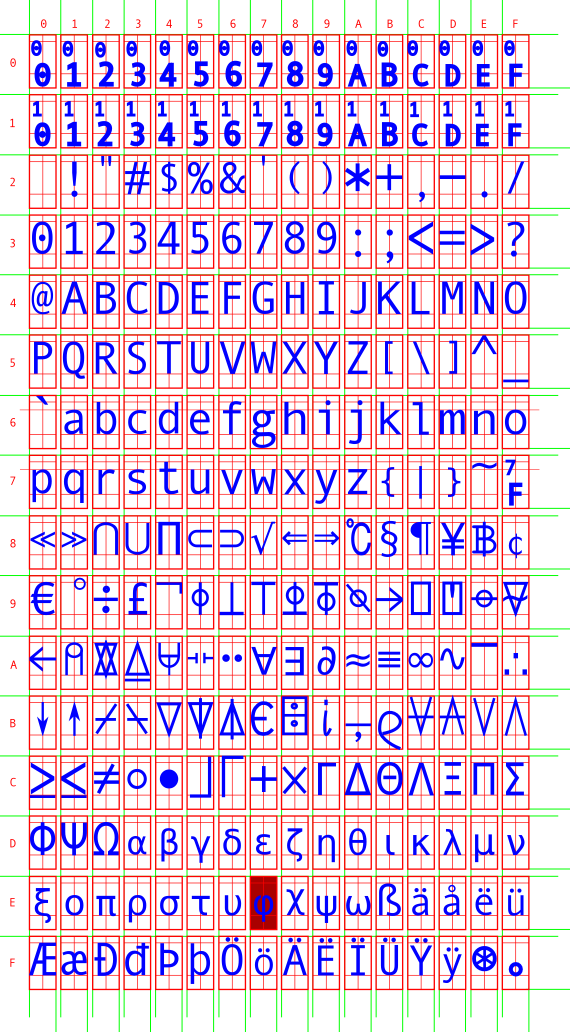
#> input picture mainfont.png, 1140 x 2064 px (shown at 1/2 size)
$ python getmetrics.py   (Python 2 division)
#> lines starting #> are read from the running program, lines starting #| are printed output that depends on the picture
"""Find the character cell metrics from the font image (created in Inkscape).
   Create a monochrome character texture image carefully resized from the
   blue channel of the font image. Find texture image coordinates for each
   character. Dump (by default) each cell image to its own file for use in
   building a virtual keyboard image. Two vital files are created:
   <outstem>.jsn : Character metrics & texture coordinates dictionary in JSON format.
   <outstem>.png " Font texture map in PNG monochrome format."""

import Image
import json
import optparse
import sys
import os

# Get options.
usage = "./getmetrics.py -f fontimage.png -c wxh -o fonttexturestem"
parser = optparse.OptionParser(usage=usage)
parser.add_option("-f", "--file", dest="fontimagename", default="mainfont.png")
parser.add_option("-c", "--charsize", dest="charsizestring", default="8x16")
parser.add_option("-o", "--output", dest="outstem", default="mainfonttexture")
parser.add_option("-d", "--dumpcells", dest="dumpcells", default=True)
(options,args) = parser.parse_args()

# Open the image and split in to components.
try:
    inimg = Image.open(options.fontimagename)
#> inimg is the input picture: PIL image 1140x2064 RGBA; mean R, G, B, A 222, 184.8, 208.2, 57.9
except:
    print 'Cannot open font image file: {0}'.format(options.fontimagename)
    sys.exit(1)
(red,green,blue,alpha) = inimg.split()
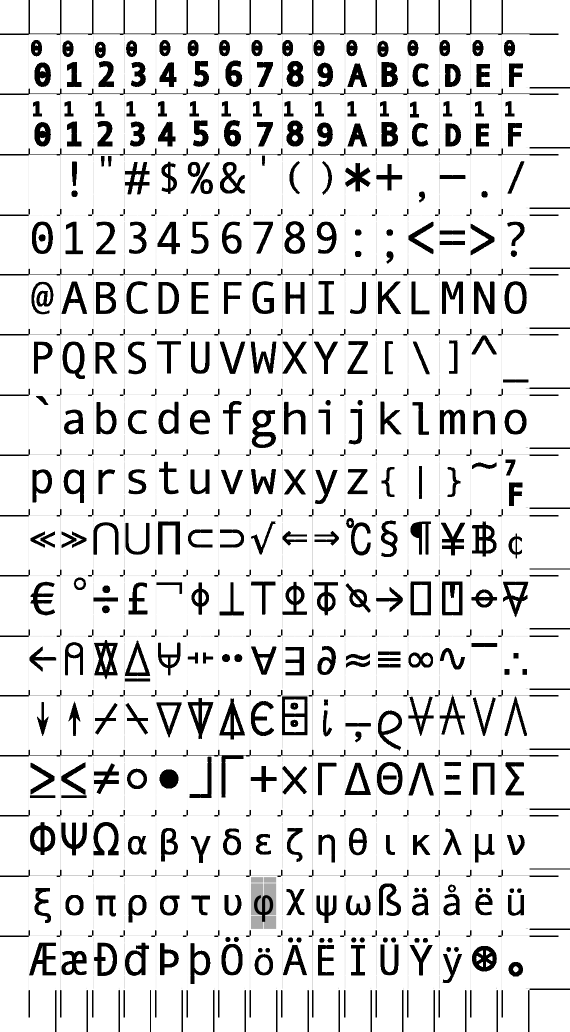
#> red: PIL image 1140x2064 L (shown at 1/2 size); min 0, max 255, mean 222
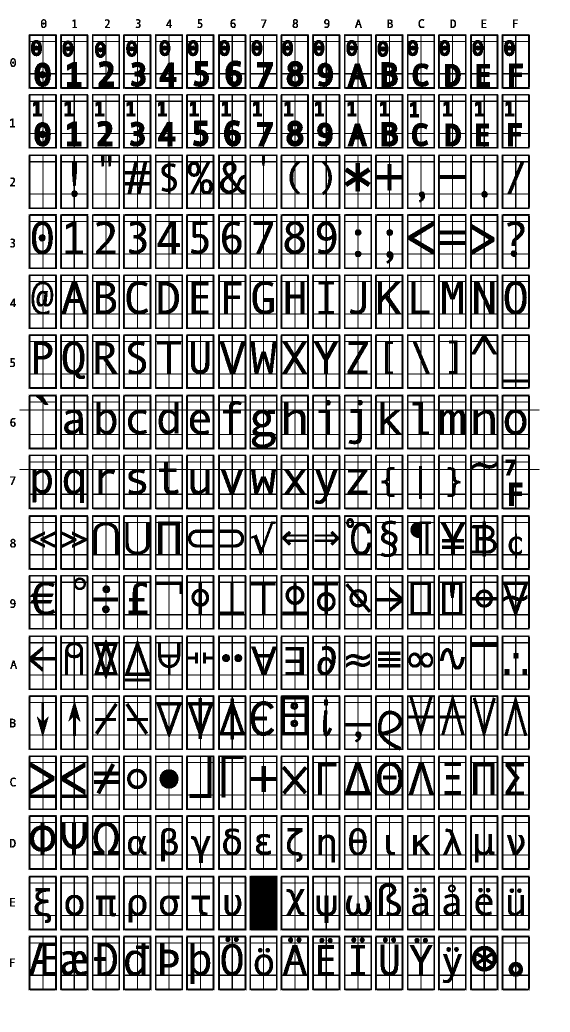
#> green: PIL image 1140x2064 L (shown at 1/2 size); min 0, max 255, mean 184.8
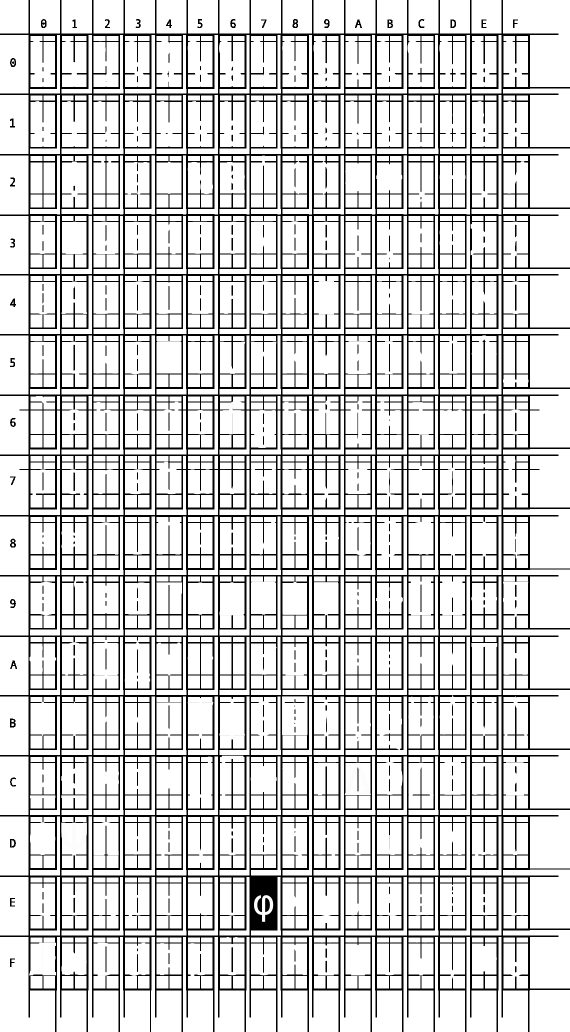
#> blue: PIL image 1140x2064 L (shown at 1/2 size); min 0, max 255, mean 208.2
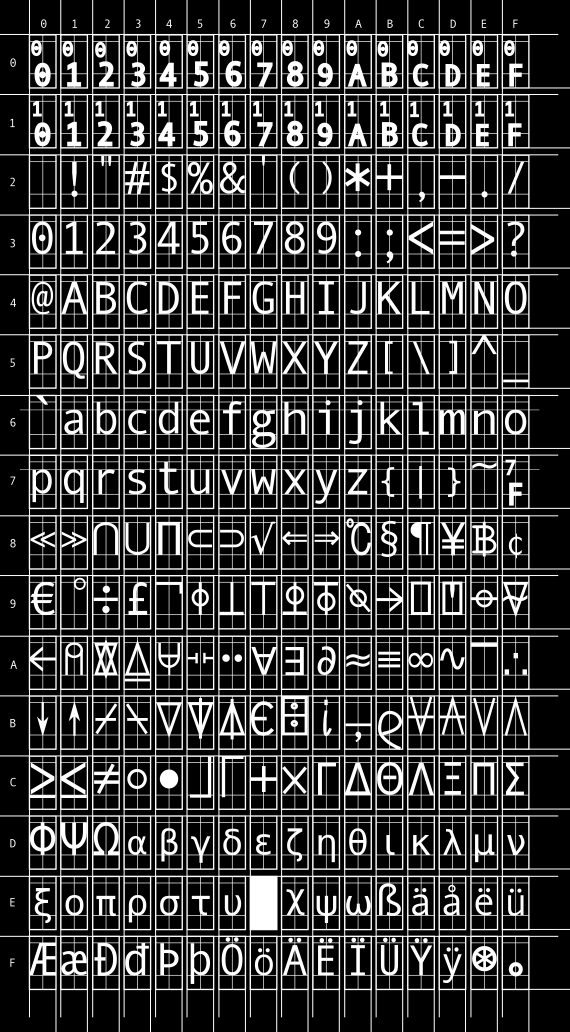
#> alpha: PIL image 1140x2064 L (shown at 1/2 size); min 0, max 255, mean 57.9

# Get the target character size.
sizewords = options.charsizestring.split('x')
if len(sizewords) != 2:
    print 'Invalid character size specification.'
try:
    cw = int(sizewords[0])
    ch = int(sizewords[1])
except:
    print 'Non numeric character size specification.'
    sys.exit(1)

# The colour data must be multiplied by the alpha or there are very odd results!
blackim = Image.new('L',blue.size)
#> blackim: PIL image 1140x2064 L; every value is 0
trueblue = Image.composite(blue,blackim,alpha)
truegreen = Image.composite(green,blackim,alpha)
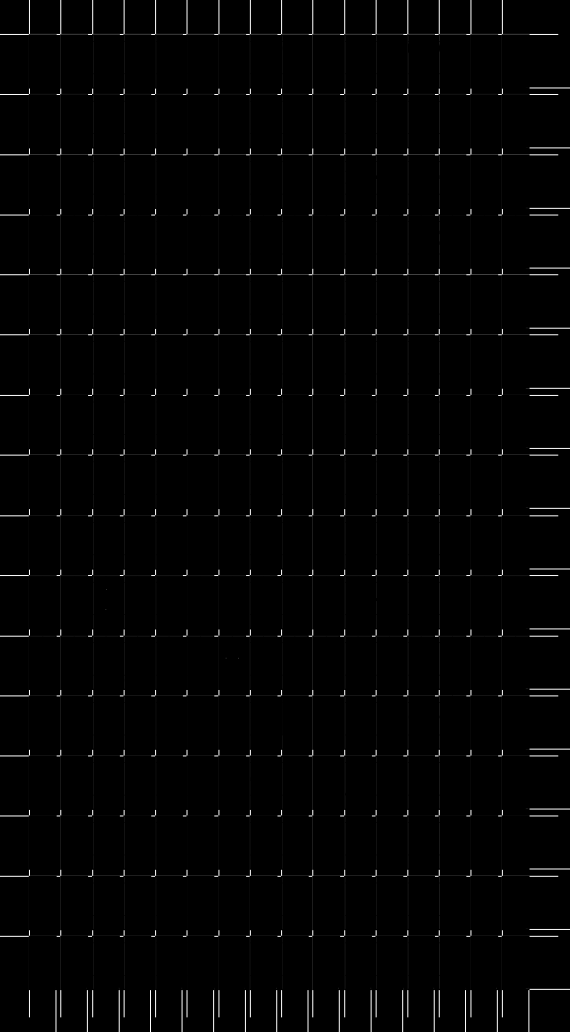
#> truegreen: PIL image 1140x2064 L (shown at 1/2 size); min 0, max 255, mean 3

# Try to get metric data from the green channel.
(w,h) = truegreen.size
#> w = 1140; h = 2064
print 'Input image size =', w, 'X', h
#| Input image size = 1140 X 2064

# Green marks at the top mark start of each cell in x.
xpos = []
lastx = -1
for x in range(0,w):
    v = truegreen.getpixel((x,10))
    if v == 255 and (x-lastx) > 5:
        xpos.append(x)
        lastx = x
#> this loop made 1140 passes
#> v on passes 1 to 12: 0, 0, 0, 0, 0, 0, 0, 0, 0, 0, 0, 0
#> after the loop, lastx = 1004; xpos = [58, 121, 185, 248, 311, 374, 437, 500, 563, 625, 689, 752, 815, 878, 941, 1004]

# Green marks at the left mark start of each cell in y.
ypos = []
lasty = -1
for y in range(0,h):
    v = truegreen.getpixel((10,y))
    if v == 255 and (y-lasty) > 5:
        ypos.append(y)
        lasty = y
#> this loop made 2064 passes
#> after the loop, lasty = 1872; ypos = [68, 188, 309, 430, 549, 669, 790, 910, 1031, 1151, 1272, 1391, 1511, 1631, 1752, 1872]

# Green marks at the bottom mark the end of each cell in x.
xpose = []
lastx = -1
for x in range(0,w):
    v = truegreen.getpixel((x,h-10))
    if v == 255 and (x-lastx) > 5:
        xpose.append(x)
        lastx = x
#> after the loop, lastx = 1057; xpose = [111, 174, 238, 300, 364, 427, 490, 553, 616, 678, 742, 805, 868, 931, 994, 1057]

# Find the average cell width.
xsize = 0.0
for i in range(0,len(xpose)):
    xsize += (xpose[i] - xpos[i])
#> this loop made 16 passes
#> xsize on passes 1 to 12: 53, 106, 159, 211, 264, 317, 370, 423, 476, 529, 582, 635
#> after the loop, xsize = 847
xsize /= len(xpose)
#> xsize = 52.94

# Green marks at the right mark the end of each cell in y.
ypose = []
lasty = -1
for y in range(0,h):
    v = truegreen.getpixel((w-10,y))
    if v == 255 and (y-lasty) > 5:
        ypose.append(y)
        lasty = y
#> after the loop, lasty = 1978; ypose = [175, 295, 416, 536, 656, 776, 896, 1016, 1137, 1257, 1378, 1498, 1618, 1737, 1858, 1978]

# Find the average cell height.
ysize = 0.0
for i in range(0,len(ypose)):
    ysize += (ypose[i] - ypos[i])
#> this loop made 16 passes
#> ysize on passes 1 to 12: 107, 214, 321, 427, 534, 641, 747, 853, 959, 1065, 1171, 1278
#> after the loop, ysize = 1703
ysize /= len(ypose)
#> ysize = 106.4

# Display parameters.
print 'Target character size = ', cw, ' X ', ch
print 'Used width = ', xpose[len(xpose)-1] - xpos[0]
#| Used width =  999
print 'Used height = ', ypose[len(ypose)-1] - ypos[0]
#| Used height =  1910
print 'Cell sizes = ', xsize, 'X', ysize
#| Cell sizes =  52.9375 X 106.4375
iwcell = int(xsize + 0.5)
#> iwcell = 53
ihcell = int(ysize + 0.5)
#> ihcell = 106
print 'Integer cell sizes = ',iwcell,' X ',ihcell
#| Integer cell sizes =  53  X  106
if options.dumpcells:
    print 'Dumping character celles as images.'

# Set margins and cut out a sensibly sized active bit.
# This was intended for use with MipMap textures with power-of-two
# requirements. But MipMapping was too fuzzy for this application.
wreq = 1024
hreq = 2048
wmargin = 50
hmargin = 0
cropblue = trueblue.crop((wmargin,hmargin,wreq+wmargin,hreq+hmargin))
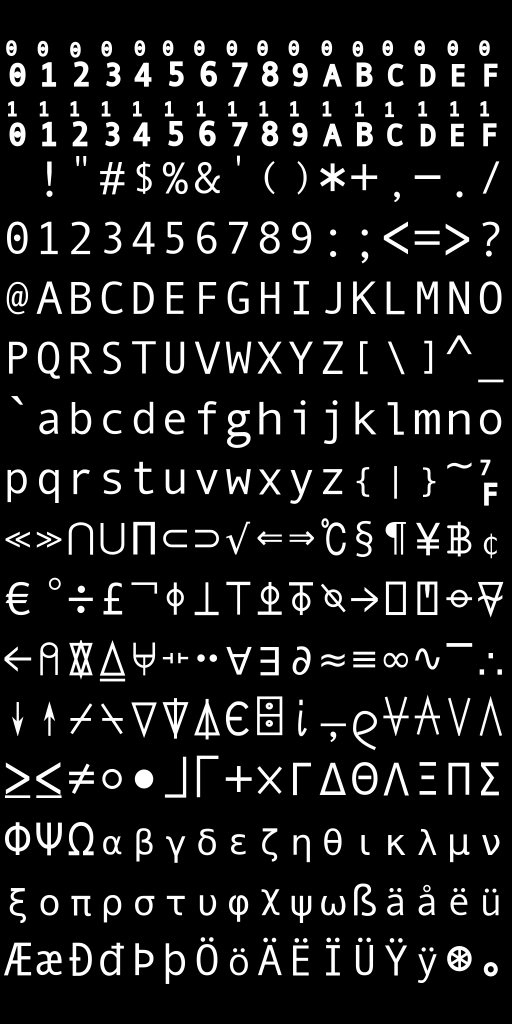
#> cropblue: PIL image 1024x2048 L (shown at 1/2 size); min 0, max 255, mean 27.5
cropblue.save('ZZcropblue.png')

# Get the cell locations. These are normalized texture coords.
# Put them in a dictionary with char code as the key.
charmap = {}
for xcell in range(0,16):
    for ycell in range(0,16):
        charnum = xcell+16*ycell
        topleft = (xpos[xcell]-wmargin,ypos[ycell]-hmargin)
        if options.dumpcells:
            cellimage = cropblue.crop((topleft[0],topleft[1],topleft[0]+iwcell,topleft[1]+ihcell))
            namecellimage = 'celltest_{0:03d}.png'.format(charnum)
            cellimage.save(namecellimage)
        charmap[str(charnum)]=(float(topleft[0])/wreq,float(topleft[1])/hreq)
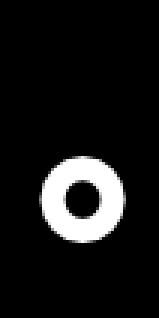
#> cellimage: PIL image 53x106 L (shown 3 times larger); min 0, max 255, mean 23.2
#> after the loop, charmap = 256 items

# Output the cell size in texture map coords.
celldu = float(iwcell)/wreq
#> celldu = 0.0518
celldv = float(ihcell)/hreq
#> celldv = 0.0518
charmap['cellduv'] = (celldu,celldv)
charmap['charwidth'] = cw
charmap['charheight'] = ch
#print charmap

# Write the dictionary out in JSON format.
jsonfile = options.outstem + '.jsn'
flun = open(jsonfile,'w')
json.dump(charmap,flun,sort_keys=True)
flun.close()
print 'Wrote:', jsonfile

# Do a high quality resize of ZZcropblue.png with contrast enhancement.
# This is done by Image Magick "convert"
texim_w = int( ((float(cw)/xsize)*wreq) + 0.5 )
#> texim_w = 155
texim_h = int( ((float(ch)/ysize)*hreq) + 0.5 )
#> texim_h = 308
cmd = 'convert ZZcropblue.png -colorspace RGB -resize {0}x{1}\! -filter Mitchell  -colorspace sRGB -level 0,50% {2}.png'.format(texim_w,texim_h,options.outstem)
print cmd
#| convert ZZcropblue.png -colorspace RGB -resize 155x308\! -filter Mitchell  -colorspace sRGB -level 0,50% mainfonttexture.png
#> (the run stopped early here; a loop or call above may not have finished)
